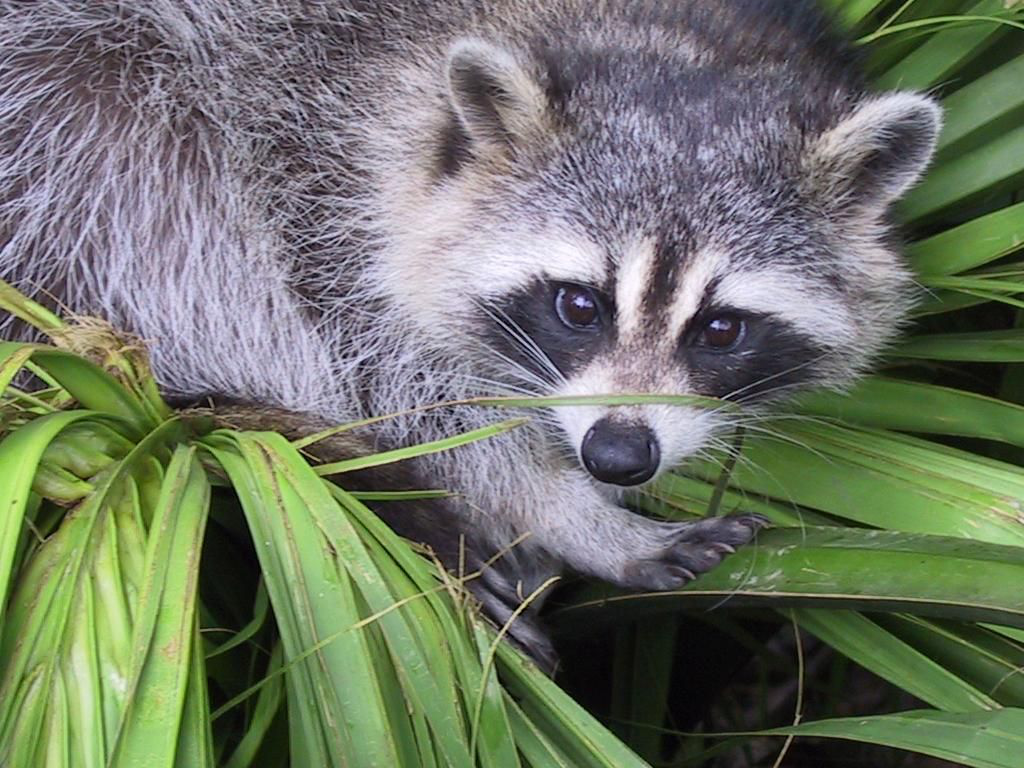
#> input picture face.png, 1024 x 768 px
$ jupyter execute --allow-errors compression_clustering.ipynb
#> lines starting #> are read from the running program, lines starting #| are printed output that depends on the picture; after the words box and inside, x2 and y2 are one past the last pixel; in counts of white or black regions, pixels touching at a corner belong together
[cell 1]
import time

import numpy as np
from skimage.io import imread, imsave
from sklearn.cluster import KMeans
from sklearn.utils import shuffle
from matplotlib import pyplot as plt

[cell 2]
class LBG:
    def __init__(self, n_clusters, epsilon=0.00001):
        self.n_clusters=n_clusters
        self.epsilon=epsilon

    def _get_init_cb(self, data):
        return np.array([np.mean(data, axis=0)])

    def _create_codebook(self, data, e):
        return data * (1.0 + e)

    def _average_distortion(self, data, codebook, idx):
        return np.mean([np.linalg.norm(data - codebook[i], axis=1) ** 2 for i in idx])

    def _split_codebook(self, data, codebook, init_distortion):
        tmp_cbs = np.empty((0, self.n_features))
        for i in range(2):
            tmp_cbs = np.append(tmp_cbs, self._create_codebook(codebook, (-1)**i * self.epsilon), axis=0)

        codebook = np.copy(tmp_cbs)
        distortion = init_distortion
        err = 1.0 + self.epsilon;

        while err > self.epsilon:
            norms = np.array([np.linalg.norm(data - c, axis=1)**2 for c in codebook])
            idx_min = np.argmin(norms, axis=0)
            idx_map = np.zeros((self.N, len(codebook)))
            idx_map[range(len(data)), idx_min] = 1

            s = (np.sum(idx_map, axis=0, dtype=float)+1e-16).reshape(len(codebook), -1)
            codebook = np.dot(idx_map.T, data) / s

            prev_distortion = distortion
            distortion = self._average_distortion(data, codebook, idx_min)
            err = (prev_distortion - distortion) / distortion

        return codebook, idx_min

    def fit(self, data):
        shape = data.shape
        self.N = shape[0]
        self.n_features=shape[1]

        codebook = self._get_init_cb(data)
        distortion = self._average_distortion(data, codebook, np.array([[0]]))

        while len(codebook) < self.n_clusters:
            codebook, labels = self._split_codebook(data, codebook, distortion)

        self.cluster_centers_=codebook

        return labels

    def predict(self, data):
        norms = np.array([np.linalg.norm(data - c, axis=1)**2 for c in self.cluster_centers_])
        return np.argmin(norms, axis=0)

[cell 3]
def get_model(model, n_clusters):
    if (model == "kmeans"):
        return KMeans(n_clusters=n_clusters, n_jobs=-1)
    if (model == "lbg"):
        return LBG(n_clusters=n_clusters)

def im_compress(img_path, n_clusters=64, model="lbg", n_random=1000, debug=False):
    img = imread(img_path)
    rows, cols, depth = img.shape
    if debug:
        print("Img info\n\tw:{} h:{} d:{}", cols, rows, depth)

    img_vect = img.reshape(rows * cols, depth)
    # take n random pixels
    img_train = shuffle(img_vect)[:n_random]

    model = get_model(model, n_clusters)

    start = time.time()

    # train k-means using only n random pixels
    model.fit(img_train)
    labels = model.predict(img_vect)
    labels = labels.reshape(rows, cols)

    end = time.time()

    if debug:
        print('Total time: %.2f' % (end - start))
        print('centers: ', model.cluster_centers_)
        print('labels: ', labels)

    np.save('cmprs_cntrs.npy', model.cluster_centers_)
    imsave('cmprs_lbls.png', labels)

    return 'cmprs_cntrs.npy', 'cmprs_lbls.png'

def im_decompress(centers, labels, debug=False):
    centers = np.load(centers)
    labels = imread(labels)

    if debug:
        print('centers: ', centers)
        print('labels: ', labels)

    image = np.zeros((labels.shape[0], labels.shape[1], centers.shape[1]), dtype=np.uint8)
    for i in range(labels.shape[0]):
        for j in range(labels.shape[1]):
            image[i, j, :] = centers[labels[i, j], :]

    imsave('reconstructed.png', image)

[cell 4]
img = 'face.png'
n_clusters=64

original_img = imread(img)
#> original_img is the input picture: shape (768, 1024, 3); mean R, G, B 110.7, 117.7, 102.1
h, w, d = original_img.shape
#> h = 768; w = 1024; d = 3

models=["lbg", "kmeans"]

#> (the rest of this cell did not finish here and is left out)

#> in im_compress, `img_train = shuffle(img_vect)[:n_random]`: img_train = 1000 rows, first 8: [186, 178, 201], [182, 179, 206], [168, 164, 187], [127, 154, 85], [24, 19, 23], [107, 99, 114], [74, 70, 85], [113, 140, 85]
#> in fit, `codebook = self._get_init_cb(data)`: codebook = [[113.7, 120.4, 105.6]]
#> in fit, `distortion = self._average_distortion(data, codebook, np.array([[0]]))`: distortion = 9594.2
#> the loop in fit, `while len(codebook) < self.n_clusters:` made 6 passes
#> codebook on pass 1: [[157.5, 162.6, 150.9], [67.97, 76.17, 58.24]]
#> after the loop in fit, `while len(codebook) < self.n_clusters:`: codebook = 64 rows, first 8: [238.2, 233, 244.2], [127, 160.8, 86.55], [181.1, 216.4, 126.1], [68.52, 92.7, 39.67], [187.4, 179.1, 189], [89.6, 113.8, 68.1], [136.1, 127.8, 140.5], [34.5, 38.8, 29.7]
#> in fit, `self.cluster_centers_=codebook`: self.cluster_centers_ has the same summary as codebook
#> in im_compress, `labels = labels.reshape(rows, cols)`:
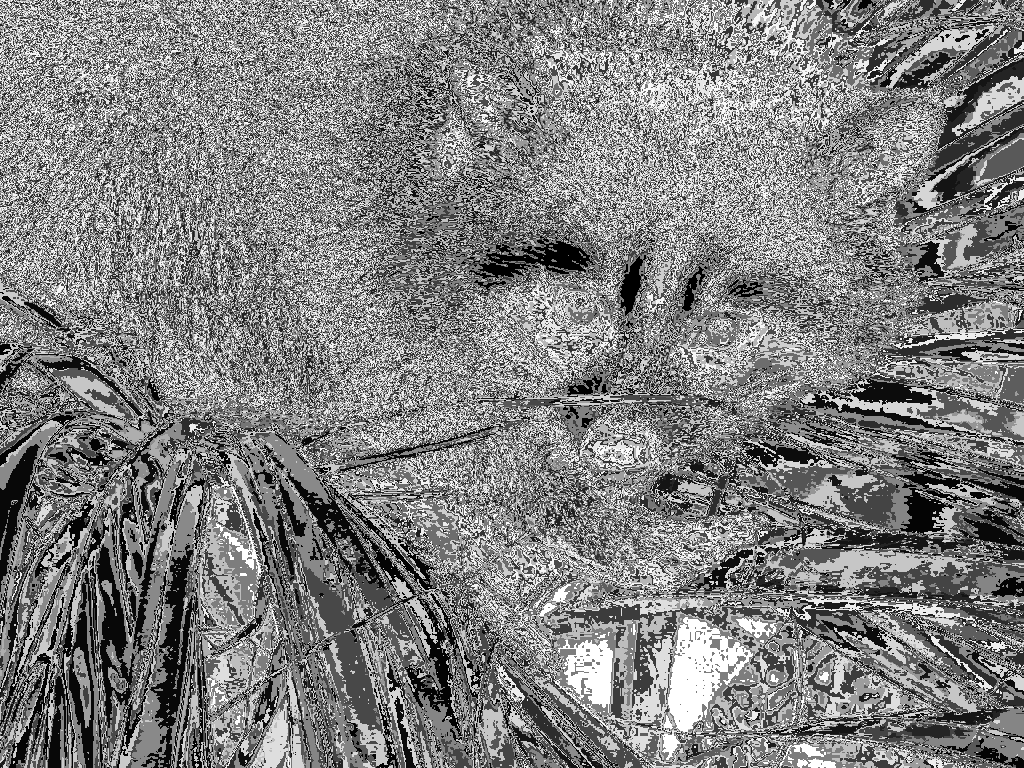
#> labels: shape (768, 1024) int64; min 0, max 63, mean 31.7; drawn with min black and max white
im_decompress(centers, labels)

[cell 5]
plt.imshow(original_img)
plt.show()

#> (a cell that did not finish here is left out)

[cell 7]
import os
clusters = range(2, 129, 2);
max_iter = 5
times = [0.0] * len(clusters)
#> times = 64 values from 0 to 0
errs = [0.0] * len(clusters)
#> errs = 64 values from 0 to 0
cmpr = [0.0] * len(clusters)
#> cmpr = 64 values from 0 to 0

original_size=os.path.getsize('/home/karlo/Documents/FER/neumre/project/face.png')
o = original_img.astype('int')

#> (the rest of this cell did not finish here and is left out)

#> call 2 of im_compress, with img_path = 'face.png', n_clusters = 2, model = 'lbg', n_random = 1000, debug = False
#> in im_compress (call 2), `img_train = shuffle(img_vect)[:n_random]`: img_train = 1000 rows, first 8: [14, 16, 11], [92, 81, 87], [91, 84, 100], [124, 118, 132], [44, 39, 46], [93, 86, 93], [174, 170, 193], [86, 72, 95]
#> the loop in fit (call 2), `while len(codebook) < self.n_clusters:` made 1 pass
#> codebook on pass 1: [[155.9, 163.2, 148.1], [65.65, 73.54, 56.07]]
#> in im_compress (call 2), `labels = labels.reshape(rows, cols)`:
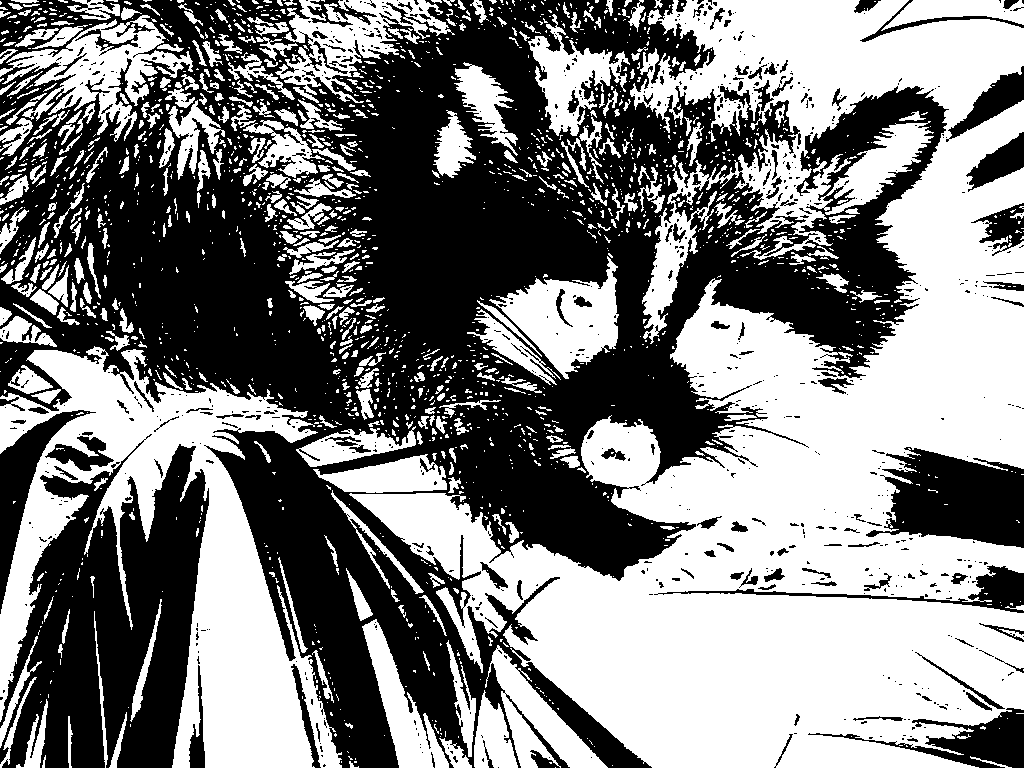
#> labels: shape (768, 1024) int64; values 0 (black) and 1 (white), 50.3% white; 825 black regions (691 under 20 px), largest, box (x1, y1, x2, y2) and area: (0, 0, 949, 768) 307357, (0, 434, 209, 768) 41958, (866, 447, 1024, 548) 10408
        im_decompress(centers, labels)
        end = time.time()

        r_img = imread('reconstructed.png')
        r = r_img.astype('int')
        e = np.mean((o - r) ** 2)

        c_size=os.path.getsize('/home/karlo/Documents/FER/neumre/project/cmprs_cntrs.npy')
        l_size=os.path.getsize('/home/karlo/Documents/FER/neumre/project/cmprs_lbls.png')

        compression = original_size - (c_size + l_size)

        t = end - start
        errs[i] += e / max_iter
        times[i] += t / max_iter
        cmpr[i] += compression / max_iter

### Rezultati za LBG

#### Vrijeme izvođenja u odnosu na broj centara

[cell 8]
import matplotlib.pyplot as plt

plt.plot(clusters, times)
plt.show()
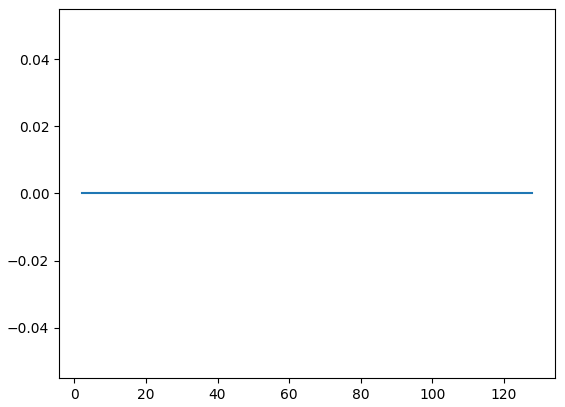
#> figure drawn by matplotlib, 1 panel

#### Error u odnosu na broj centara

[cell 9]
plt.plot(clusters, errs)
plt.show()

#### Kompresija u odnosu na broj centara

[cell 10]
plt.plot(clusters, cmpr)
plt.show()

[cell 11]
import os
clusters = range(2, 129, 2);
max_iter = 5
times = [0.0] * len(clusters)
errs = [0.0] * len(clusters)
cmpr = [0.0] * len(clusters)

original_size=os.path.getsize('/home/karlo/Documents/FER/neumre/project/face.png')
o = original_img.astype('int')

#> (the rest of this cell did not finish here and is left out)

#> in im_compress (call 3), `img_train = shuffle(img_vect)[:n_random]`: img_train = 1000 rows, first 8: [68, 56, 56], [186, 180, 194], [125, 150, 82], [61, 56, 60], [185, 176, 207], [48, 60, 38], [226, 220, 220], [91, 83, 106]
